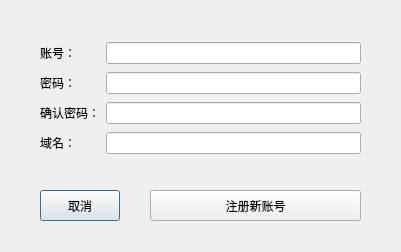
<?xml version="1.0" encoding="UTF-8"?>
<ui version="4.0">
 <class>RegisterWindow</class>
 <widget class="QDialog" name="RegisterWindow">
  <property name="geometry">
   <rect>
    <x>0</x>
    <y>0</y>
    <width>401</width>
    <height>252</height>
   </rect>
  </property>
  <property name="windowTitle">
   <string>Dialog</string>
  </property>
  <widget class="QWidget" name="gridLayoutWidget">
   <property name="geometry">
    <rect>
     <x>40</x>
     <y>40</y>
     <width>321</width>
     <height>120</height>
    </rect>
   </property>
   <layout class="QGridLayout" name="gridLayout">
    <item row="1" column="0">
     <widget class="QLabel" name="label_2">
      <property name="text">
       <string>密码：</string>
      </property>
     </widget>
    </item>
    <item row="1" column="2">
     <widget class="QLineEdit" name="registerPasswordEdit"/>
    </item>
    <item row="2" column="2">
     <widget class="QLineEdit" name="registerPasswordConfirm"/>
    </item>
    <item row="0" column="0">
     <widget class="QLabel" name="label">
      <property name="text">
       <string>账号：</string>
      </property>
     </widget>
    </item>
    <item row="2" column="0">
     <widget class="QLabel" name="label_3">
      <property name="text">
       <string>确认密码：</string>
      </property>
     </widget>
    </item>
    <item row="0" column="2">
     <widget class="QLineEdit" name="registerUsernameEdit"/>
    </item>
    <item row="3" column="0">
     <widget class="QLabel" name="label_4">
      <property name="text">
       <string>域名：</string>
      </property>
     </widget>
    </item>
    <item row="3" column="2">
     <widget class="QLineEdit" name="registerDomainEdit"/>
    </item>
   </layout>
  </widget>
  <widget class="QPushButton" name="pushButton_2">
   <property name="geometry">
    <rect>
     <x>40</x>
     <y>190</y>
     <width>80</width>
     <height>31</height>
    </rect>
   </property>
   <property name="text">
    <string>取消</string>
   </property>
  </widget>
  <widget class="QPushButton" name="pushButton">
   <property name="geometry">
    <rect>
     <x>150</x>
     <y>190</y>
     <width>211</width>
     <height>31</height>
    </rect>
   </property>
   <property name="text">
    <string>注册新账号</string>
   </property>
  </widget>
  <widget class="QLabel" name="statusLabel">
   <property name="geometry">
    <rect>
     <x>260</x>
     <y>160</y>
     <width>101</width>
     <height>21</height>
    </rect>
   </property>
   <property name="text">
    <string/>
   </property>
  </widget>
 </widget>
 <tabstops>
  <tabstop>registerUsernameEdit</tabstop>
  <tabstop>registerPasswordEdit</tabstop>
  <tabstop>registerPasswordConfirm</tabstop>
  <tabstop>registerDomainEdit</tabstop>
  <tabstop>pushButton_2</tabstop>
  <tabstop>pushButton</tabstop>
 </tabstops>
 <resources/>
 <connections/>
</ui>
